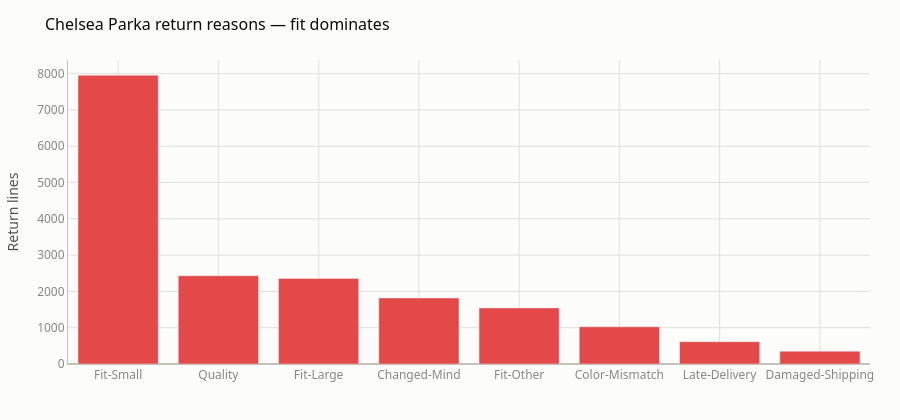

This figure's notebook cell:
### Markdown cell above
## Investigate — reason codes and review text

### Code cell
reasons = con.execute(f"""
    SELECT reason_code, COUNT(*) n FROM silver.fact_returns_line
    WHERE style_id = '{style_id}' GROUP BY 1 ORDER BY 2 DESC
""").df()
fig = px.bar(reasons, x="reason_code", y="n", color_discrete_sequence=[CATEGORICAL[7]],
             labels={"reason_code": "", "n": "Return lines"})
style_fig(fig, "Chelsea Parka return reasons — fit dominates")

### Figure 1 — Plotly figure (JSON) as saved in the notebook; plotly's stock layout.template omitted (floating-point values rounded to 4 significant figures)
{"data": [{"hovertemplate": "=%{x}<br>Return lines=%{y}<extra></extra>", "legendgroup": "", "marker": {"color": "#e34948", "pattern": {"shape": ""}}, "name": "", "orientation": "v", "showlegend": false, "textposition": "auto", "type": "bar", "x": ["Fit-Small", "Quality", "Fit-Large", "Changed-Mind", "Fit-Other", "Color-Mismatch", "Late-Delivery", "Damaged-Shipping"], "xaxis": "x", "y": [7956, 2432, 2357, 1819, 1546, 1025, 614, 352], "yaxis": "y"}], "layout": {"barmode": "relative", "colorway": ["#2a78d6", "#eb6834", "#1baf7a", "#eda100", "#e87ba4", "#008300", "#4a3aa7", "#e34948"], "font": {"color": "#52514e", "family": "system-ui, -apple-system, 'Segoe UI', sans-serif", "size": 12}, "height": 420, "legend": {"bgcolor": "rgba(0,0,0,0)", "bordercolor": "rgba(0,0,0,0)", "tracegroupgap": 0}, "margin": {"b": 50, "l": 60, "r": 30, "t": 60}, "paper_bgcolor": "#fcfcfb", "plot_bgcolor": "#fcfcfb", "title": {"font": {"color": "#0b0b0b", "family": "system-ui, -apple-system, 'Segoe UI', sans-serif", "size": 16}, "text": "Chelsea Parka return reasons — fit dominates"}, "xaxis": {"anchor": "y", "domain": [0.0, 1.0], "gridcolor": "#e1e0d9", "linecolor": "#c3c2b7", "tickfont": {"color": "#898781"}, "title": {"text": ""}, "zerolinecolor": "#c3c2b7"}, "yaxis": {"anchor": "x", "domain": [0.0, 1.0], "gridcolor": "#e1e0d9", "linecolor": "#c3c2b7", "tickfont": {"color": "#898781"}, "title": {"text": "Return lines"}, "zerolinecolor": "#c3c2b7"}}}
